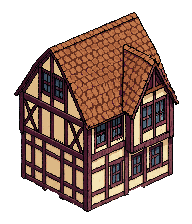
#> input picture assets/art/buildings/escala_b/house_c_back.png, 192 x 224 px
$ python -i sprites_ciudad.py   (imports and definitions only)
#> lines starting #> are read from the running program, lines starting #| are printed output that depends on the picture
#!/usr/bin/env python3
"""Local processing (Pillow, no credits) of the town builder's sprites (docs/protocolos/generar-ciudad.md §Sprites).

  python3 tools/city/sprites_ciudad.py back <a..f> RAW      # back view of a filler house from a fal edit
  python3 tools/city/sprites_ciudad.py lantern RAW          # the street lantern from a fal generation
  python3 tools/city/sprites_ciudad.py fence                # the field fence, drawn by code (deterministic)
  python3 tools/city/sprites_ciudad.py sheet DST            # contact sheet of everything, x3

back: the fal output is the reference (the house x4 on a 64 px white margin) scaled by the model; it is scaled back
to the reference canvas, the margin cut, the white background keyed by flood fill, reduced x4 with the dominant
colour of each 4x4 block and snapped to the palette of the original house. The silhouette is the original's (same
size, same Feet), so the back view drops into the same scene offsets.
"""
import os
import sys
from collections import Counter

from PIL import Image

ROOT = os.path.dirname(os.path.dirname(os.path.dirname(os.path.abspath(__file__))))
ART = os.path.join(ROOT, "assets", "art")
PAD = 64
FACTOR = 4


def key_white(im, tol=28):
    """Flood fill from the border: near-white pixels touching it become transparent."""
#> called with tol = 28
    im = im.convert("RGBA")
#> im is the input picture: PIL image 192x224 RGBA; mean R, G, B, A 64.2, 43.1, 35.1, 138.9
    px = im.load()
    w, h = im.size
#> w = 192; h = 224
    seen = bytearray(w * h)
    stack = [(x, y) for x in range(w) for y in (0, h - 1)] + [(x, y) for y in range(h) for x in (0, w - 1)]
    while stack:
        x, y = stack.pop()
        if x < 0 or y < 0 or x >= w or y >= h or seen[y * w + x]:
            continue
        seen[y * w + x] = 1
        r, g, b, a = px[x, y]
        if not (r > 255 - tol and g > 255 - tol and b > 255 - tol):
            continue
        px[x, y] = (0, 0, 0, 0)
        stack += [(x + 1, y), (x - 1, y), (x, y + 1), (x, y - 1)]
#> after the loop, stack = []
    return im


def dominant_reduce(im, size):
    """Each target pixel takes the most common colour of its source block (transparent if most of it is)."""
    w, h = size
    src = im.load()
    out = Image.new("RGBA", size, (0, 0, 0, 0))
    dst = out.load()
    bw, bh = im.width / w, im.height / h
    for y in range(h):
        for x in range(w):
            x0, x1 = int(x * bw), max(int(x * bw) + 1, int((x + 1) * bw))
            y0, y1 = int(y * bh), max(int(y * bh) + 1, int((y + 1) * bh))
            # the centre of the block weighs more (block edges mix neighbours in the model's soft pixels)
            cs = Counter()
            for yy in range(y0, y1):
                for xx in range(x0, x1):
                    c = src[xx, yy]
                    cs[(c[0] // 8 * 8, c[1] // 8 * 8, c[2] // 8 * 8, 255) if c[3] > 127 else (0, 0, 0, 0)] += 1
            dst[x, y] = cs.most_common(1)[0][0]
    return out


def palette_of(im):
    return sorted({c[:3] for c in im.getdata() if c[3] > 127})


# [32 lines left out: functions snap, back, not called in this run]


def lantern(raw, height=60):
    im = key_white(Image.open(raw).convert("RGBA"))
    bb = im.getbbox()
#> bb = (14, 12, 179, 212)
    im = im.crop(bb)
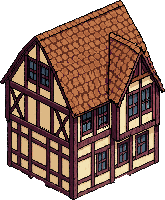
#> im: PIL image 165x200 RGBA; mean R, G, B, A 83.7, 56.1, 45.8, 181.1; transparent parts drawn white
    w = max(1, round(im.width * height / im.height))
#> w = 50
    small = dominant_reduce(im, (w, height))
#> in dominant_reduce, `out = Image.new("RGBA", size, (0, 0, 0, 0))`: out: PIL image 50x60 RGBA; every value is 0
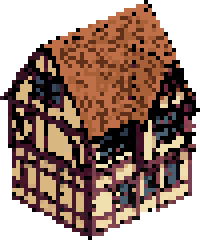
#> small: PIL image 50x60 RGBA (shown 4 times larger); mean R, G, B, A 81.3, 54.9, 43.1, 177.8; transparent parts drawn white
#> (the run stopped early here; a loop or call above may not have finished)

$ run again, on assets/art/buildings/escala_b/house_h_back.png
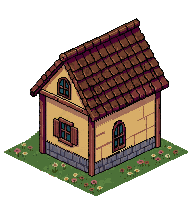
#> input picture assets/art/buildings/escala_b/house_h_back.png, 192 x 208 px
#> in key_white, im is the input picture: PIL image 192x208 RGBA; mean R, G, B, A 47, 35.8, 26, 116
#> after the loop in key_white, `while stack:`: stack = []
#> bb = (4, 18, 188, 196)
#> in lantern, `im = im.crop(bb)`:
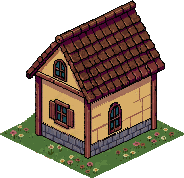
#> im: PIL image 184x178 RGBA; mean R, G, B, A 57.3, 43.7, 31.6, 141.5; transparent parts drawn white
#> out: PIL image 62x60 RGBA; every value is 0
#> in lantern, `small = dominant_reduce(im, (w, height))`:
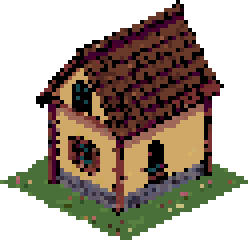
#> small: PIL image 62x60 RGBA (shown 4 times larger); mean R, G, B, A 52.5, 41, 29.3, 139.8; transparent parts drawn white

$ run again, on assets/art/buildings/escala_b/house_i.png
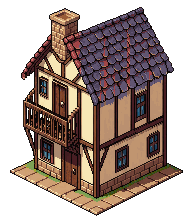
#> input picture assets/art/buildings/escala_b/house_i.png, 192 x 222 px
#> in key_white, im is the input picture: PIL image 192x222 RGBA; mean R, G, B, A 66.8, 50.2, 43.3, 147
#> after the loop in key_white, `while stack:`: stack = []
#> bb = (10, 7, 183, 216)
#> in lantern, `im = im.crop(bb)`:
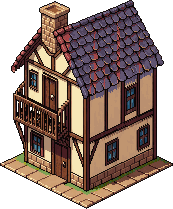
#> im: PIL image 173x209 RGBA; mean R, G, B, A 77.8, 58.6, 50.7, 173.3; transparent parts drawn white
#> out: PIL image 50x60 RGBA; every value is 0
#> in lantern, `small = dominant_reduce(im, (w, height))`:
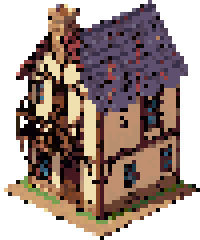
#> small: PIL image 50x60 RGBA (shown 4 times larger); mean R, G, B, A 75.7, 57.6, 51.1, 168.2; transparent parts drawn white
